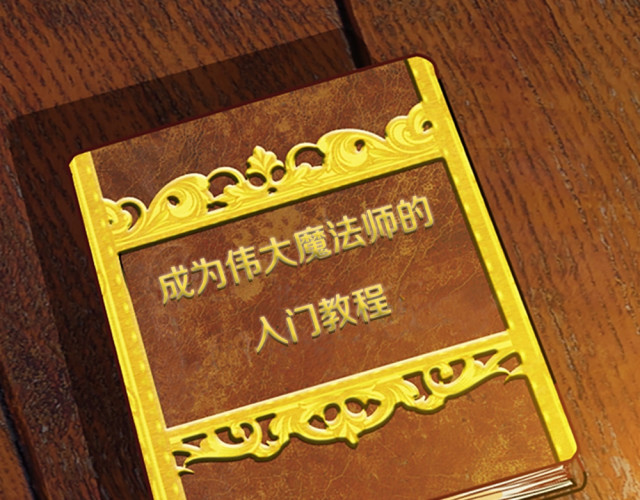
#> input picture source/image/3.jpg, 640 x 500 px; its folder holds only this picture in this run
$ python -i ocr.py   (imports and definitions only)
#> lines starting #> are read from the running program, lines starting #| are printed output that depends on the picture; after the words box and inside, x2 and y2 are one past the last pixel; in counts of white or black regions, pixels touching at a corner belong together
#> further down, picture is the input picture: shape (500, 640, 3); mean B, G, R 38.3, 89.7, 137.4
import os
import re

import pytesseract
from PIL import Image
import glob
import constant
import cv2
import numpy as np


def preprocess_image(image):
    # 图像预处理
    image_np = np.array(image)
    # 反色处理
    image_np = cv2.bitwise_not(image_np)
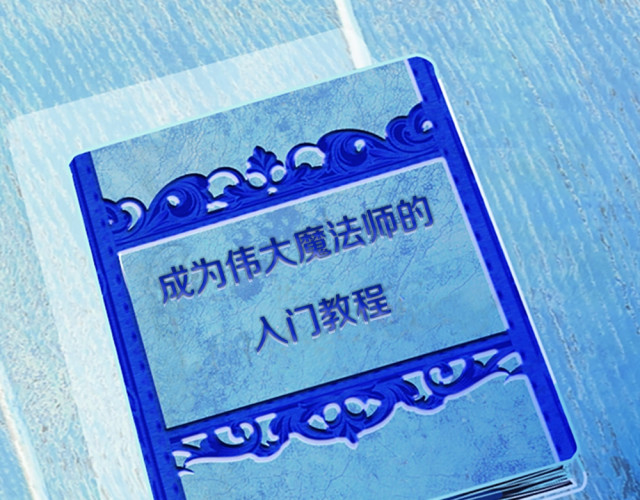
#> image_np: shape (500, 640, 3); mean B, G, R 216.7, 165.3, 117.6

    gray_image = cv2.cvtColor(image_np, cv2.COLOR_BGR2GRAY)
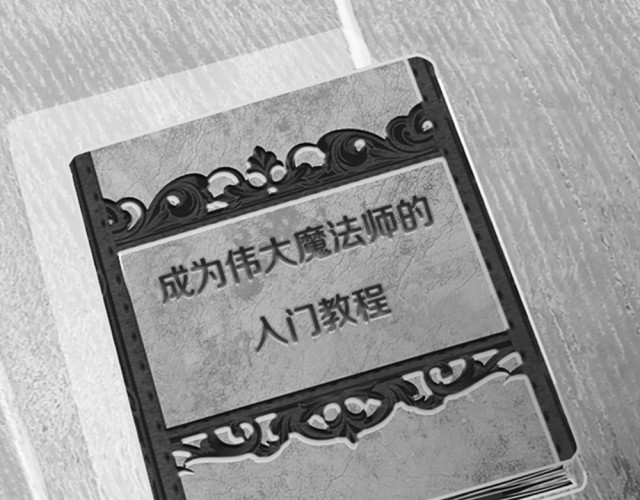
#> gray_image: shape (500, 640); min 4, max 255, mean 156.9
    _, threshold_image = cv2.threshold(gray_image, 0, 255, cv2.THRESH_BINARY + cv2.THRESH_OTSU)
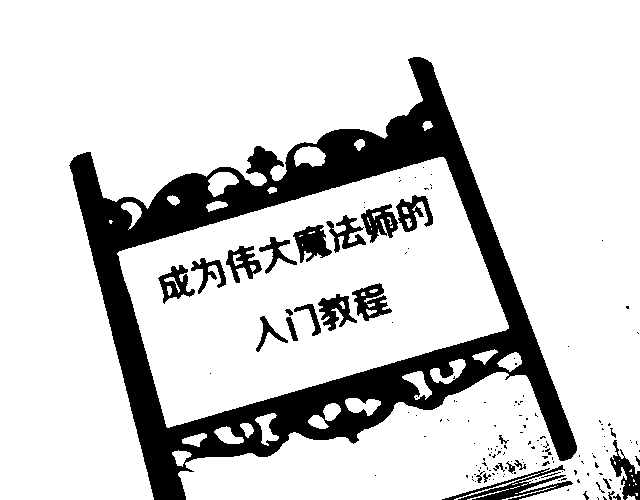
#> threshold_image: shape (500, 640); 82.2% white; 152 black regions (119 under 20 px), largest, box (x1, y1, x2, y2) and area: (69, 57, 577, 500) 47113, (442, 465, 573, 500) 1281, (293, 225, 332, 263) 830

    # 去噪处理
    denoised_image = cv2.fastNlMeansDenoising(threshold_image, None, 10, 7, 21)
    return denoised_image


def resize_image(image, scale_factor):
    # 图像分辨率处理
    new_height = int(image.shape[0] * scale_factor)
    new_width = int(image.shape[1] * scale_factor)
    resized_image = cv2.resize(image, (new_width, new_height))
    return resized_image


def red_image(image, lang):
    preprocessed_image = preprocess_image(image)
    # scaled_image = resize_image(preprocessed_image, scale_factor=2.0)
    lang = constant.ocrArray[lang]
    custom_config = f'--psm 6 -l {lang}'
    result = pytesseract.image_to_string(preprocessed_image, config=custom_config)
    return ' '.join(result.split())


def red_path(image_path, lang):
    lang = constant.ocrArray[lang]
    image_extensions = constant.image_extensions
    # 遍历文件夹中的图片文件
    image_files = []
    for extension in image_extensions:
        pattern = os.path.join(image_path, "*" + extension)
        image_files.extend(glob.glob(pattern))

    sorted_image_files = sorted(image_files)
    # 打印找到的图片文件
    result = ''
    for image_file in sorted_image_files:
        image = Image.open(image_file)
        preprocessed_image = preprocess_image(image)
        scaled_image = resize_image(preprocessed_image, scale_factor=2.0)
        custom_config = f'--psm 6 -l {lang}'
        text = pytesseract.image_to_string(scaled_image, config=custom_config)
        result = result + text + '\n'
    return result
    # return re.sub(r'[\s\n]', '', result)

>>> import cv2
>>> picture = cv2.imread('source/image/3.jpg')
>>> result = preprocess_image(picture)

$ run again, on source/image/2jpg.jpg
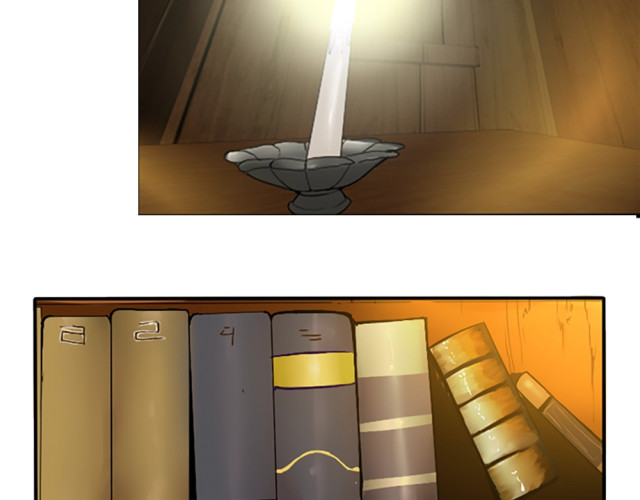
#> input picture source/image/2jpg.jpg, 640 x 500 px
#> picture is the input picture: shape (500, 640, 3); mean B, G, R 122.6, 149.5, 168.4
#> in preprocess_image, `gray_image = cv2.cvtColor(image_np, cv2.COLOR_BGR2GRAY)`:
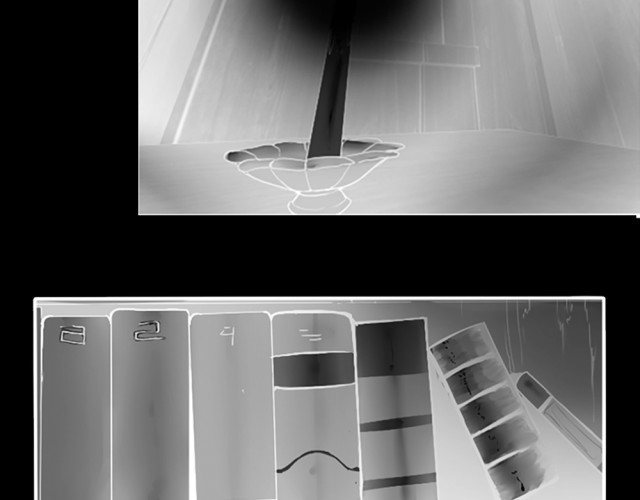
#> gray_image: shape (500, 640); min 0, max 255, mean 102.9
#> in preprocess_image, `_, threshold_image = cv2.threshold(gray_image, 0, 255, cv2.THRESH_BINA..`:
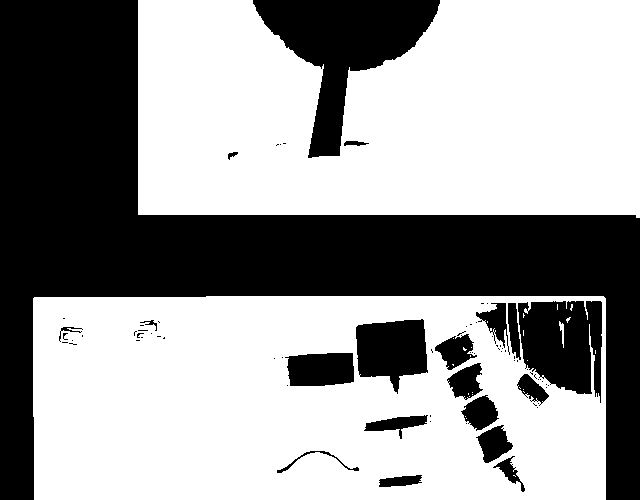
#> threshold_image: shape (500, 640); 60.5% white; 77 black regions (57 under 20 px), largest, box (x1, y1, x2, y2) and area: (0, 0, 640, 500) 95426, (253, 0, 440, 158) 12098, (518, 301, 602, 403) 6301
